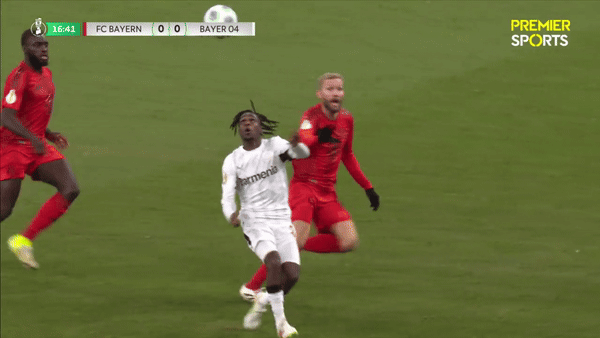
#> input picture neuer-frimpong.gif, 600 x 338 px
$ python test3theo.py
#> lines starting #> are read from the running program, lines starting #| are printed output that depends on the picture
import cv2
import numpy as np
from PIL import Image, ImageSequence
import subprocess

# Couleurs
white = (255, 255, 255)   # Blanc classique pour le texte ou le fond
black = (0, 0, 0)         # Noir pour les contours ou le texte contrasté
blue = (180, 130, 70)     # Bleu acier (Steel Blue), doux et agréable
red = (60, 20, 220)       # Rouge cramoisi (Crimson), vibrant mais pas agressif
green = (50, 205, 50)     # Vert citron vert (Lime Green), vif et rafraîchissant
orange = (0, 165, 255)    # Orange vif, énergique et engageant
purple = (219, 112, 147)  # Violet moyen (Medium Purple), chic et subtil
gray = (169, 169, 169)    # Gris foncé (Dark Gray), neutre et élégant
cyan = (255, 255, 0)      # Cyan vif, pour des éléments dynamiques
yellow = (0, 215, 255)    # Jaune doré (Gold), lumineux et accrocheur

#buttons coordinates : [min x, max x, min y, max y]
#main menu
xy_jouer = [300, 500, 100, 160]
xy_leaderboard = [250, 550, 200, 260]
xy_quitter = [300, 500, 300, 360]
#leaderboard menu
xy_retour_lbd = [0, 200, 540, 600]
xy_stat_lbd = [550, 800, 540, 600]

# Chemin vers le GIF animé
background_path = "neuer-frimpong.gif"

# Chargement du GIF animé avec Pillow
gif = Image.open(background_path)
#> gif is the input picture: PIL image 600x338 P; mean R, G, B, A 105.7, 107.4, 59.7, 255
frames = [cv2.cvtColor(np.array(frame.convert("RGB")), cv2.COLOR_RGB2BGR) for frame in ImageSequence.Iterator(gif)]
#> frames = 30 items
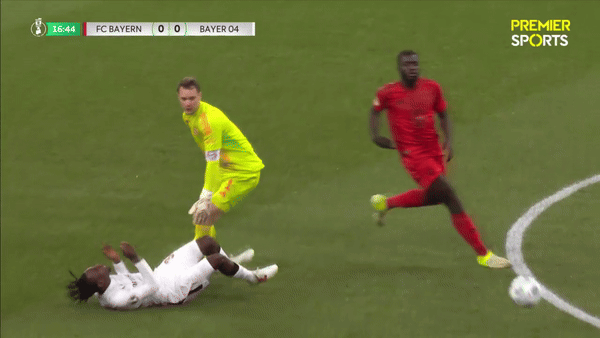
#> gif: PIL image 600x338 RGBA; mean R, G, B, A 104.2, 110.2, 58.4, 255

# Redimensionnement des frames si nécessaire
window_width, window_height = 800, 600  # Taille de la fenêtre
frames = [cv2.resize(frame, (window_width, window_height)) for frame in frames]

img_main_path = "fond_main.jpg"
background_main = cv2.imread(img_main_path)
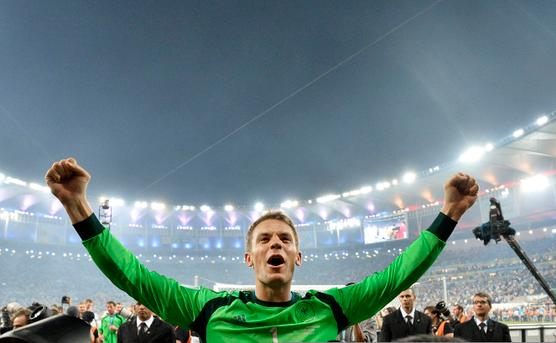
#> input picture fond_main.jpg, 556 x 343 px
#> background_main is the input picture: shape (343, 556, 3); mean B, G, R 135.2, 131.8, 109.4
background_main = cv2.resize(background_main, (window_width, window_height))
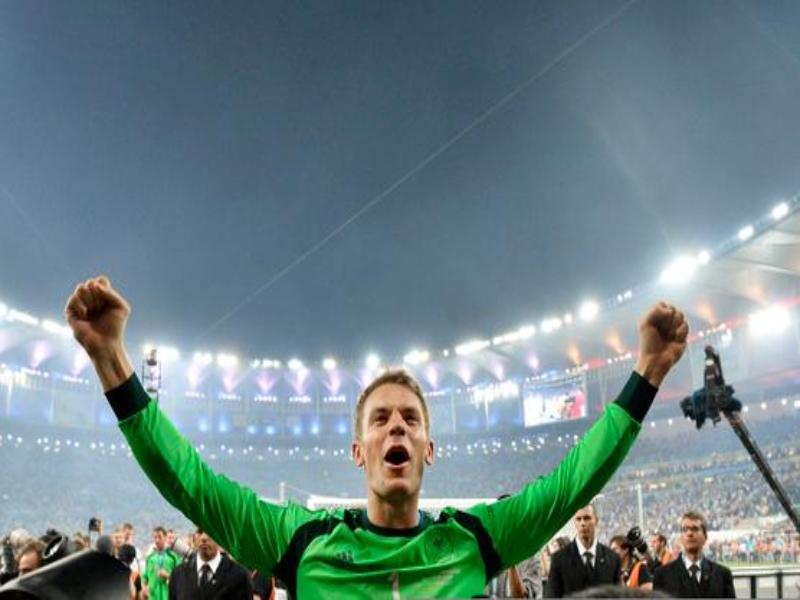
#> background_main: shape (600, 800, 3); mean B, G, R 135.1, 131.7, 109.3


img_lbd_path = "neuer_prime.jpg"
background_lbd = cv2.imread(img_lbd_path)
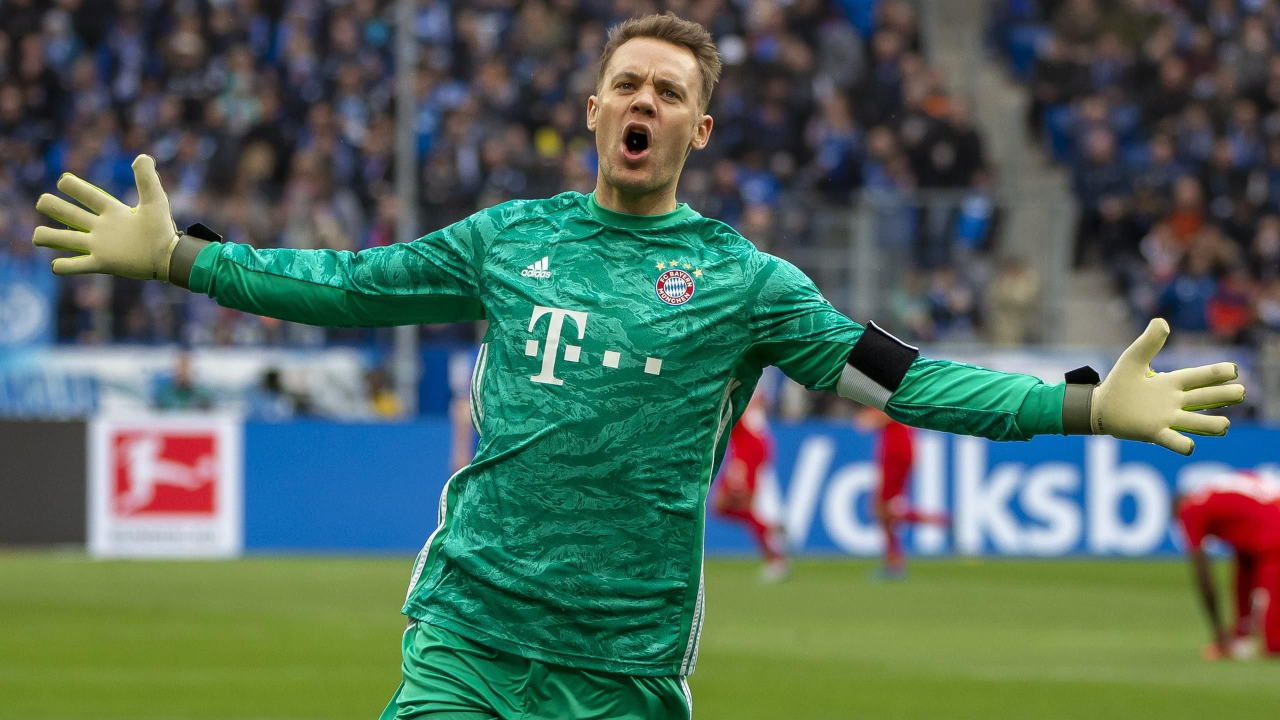
#> input picture neuer_prime.jpg, 2560 x 1440 px (shown at 1/2 size)
#> background_lbd is the input picture: shape (1440, 2560, 3); mean B, G, R 92.7, 105.2, 82
background_lbd = cv2.resize(background_lbd, (window_width, window_height))
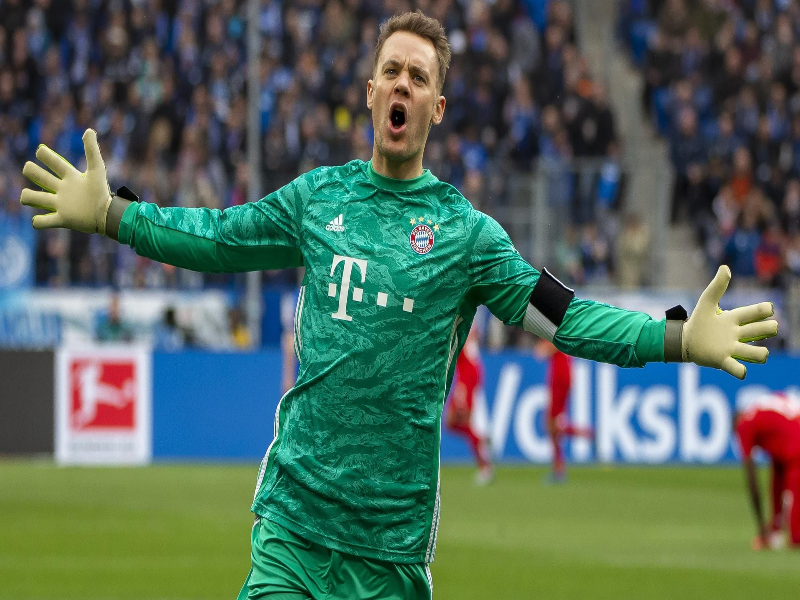
#> background_lbd: shape (600, 800, 3); mean B, G, R 92.6, 105.1, 81.9

#initial state
state = "main_menu"

# Fonction pour détecter les clics sur les boutons
# [31 lines left out: function mouse_event, not called in this run]


# Ajouter les boutons par-dessus l'image de fond
def draw_main_menu(img):

    # Dessiner le bouton "Jouer"
    cv2.rectangle(img, (xy_jouer[0], xy_jouer[2]), (xy_jouer[1], xy_jouer[3]), blue, -1)
    cv2.putText(img, "JOUER", (350, 140), cv2.FONT_HERSHEY_COMPLEX, 1, (0, 0, 0), 2)

    # Dessiner le bouton "Leaderboard"
    cv2.rectangle(img, (xy_leaderboard[0], xy_leaderboard[2]), (xy_leaderboard[1], xy_leaderboard[3]), orange, -1)
    cv2.putText(img, "LEADERBOARD", (285, 240), cv2.FONT_HERSHEY_COMPLEX, 1, (0, 0, 0), 2)

    # Dessiner le bouton "Quitter"
    cv2.rectangle(img, (xy_quitter[0], xy_quitter[2]), (xy_quitter[1], xy_quitter[3]), red, -1)
    cv2.putText(img, "QUITTER", (332, 340), cv2.FONT_HERSHEY_COMPLEX, 1, (0, 0, 0), 2)

# [19 lines left out: functions draw_leaderboard, draw_stat_menu, not called in this run]


# Affichage du menu
cv2.namedWindow("Menu")
cv2.setMouseCallback("Menu", mouse_event)

frame_index = 0
while True:
    # Sélectionner la frame courante
    background = frames[frame_index]
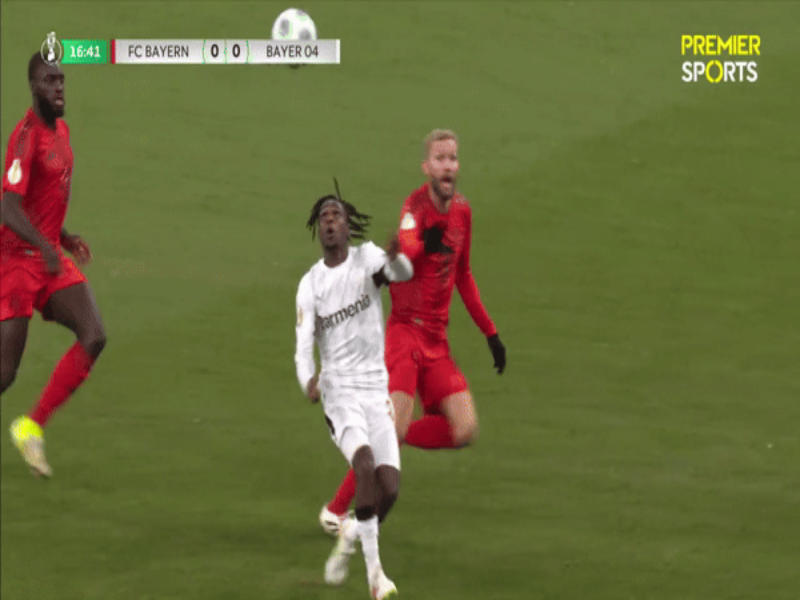
#> background: shape (600, 800, 3); mean of channels 0, 1, 2 59.6, 107.3, 105.6; drawn as B, G, R
    frame_index = (frame_index + 1) % len(frames)
#> frame_index = 1

    # Créer une copie de la frame pour chaque itération
    menu = background.copy()    #gif
    main_menu = background_main.copy()
    lbd_menu = background_lbd.copy()

    #draw buttons
    if state == "main_menu":
        draw_main_menu(main_menu)
#> in draw_main_menu, `cv2.putText(img, "QUITTER", (332, 340), cv2.FONT_HERSHEY_COMPLEX, 1, (..`:
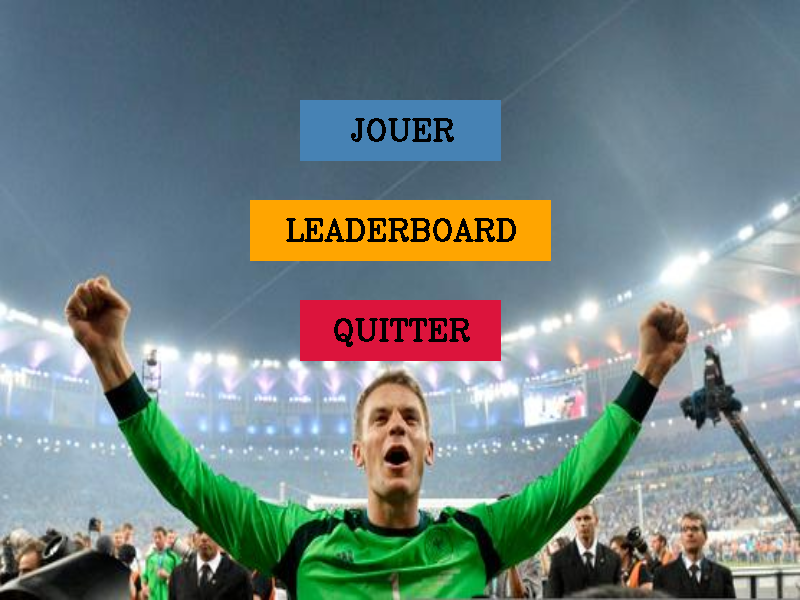
#> img: shape (600, 800, 3); mean B, G, R 128.9, 130.3, 116.1
        cv2.imshow("Menu", main_menu)

    elif state == "leaderboard":
        draw_leaderboard(lbd_menu)
        cv2.imshow("Menu", lbd_menu)

    elif state == "statistiques":
        draw_stat_menu(lbd_menu)
        cv2.imshow("Menu", lbd_menu)


    # Attendre une touche pour quitter
    if cv2.waitKey(100) & 0xFF == 27:  # Touche Échap, 100 ms pour changer de frame
#> (key Esc is pressed here)
        break

cv2.destroyAllWindows()
